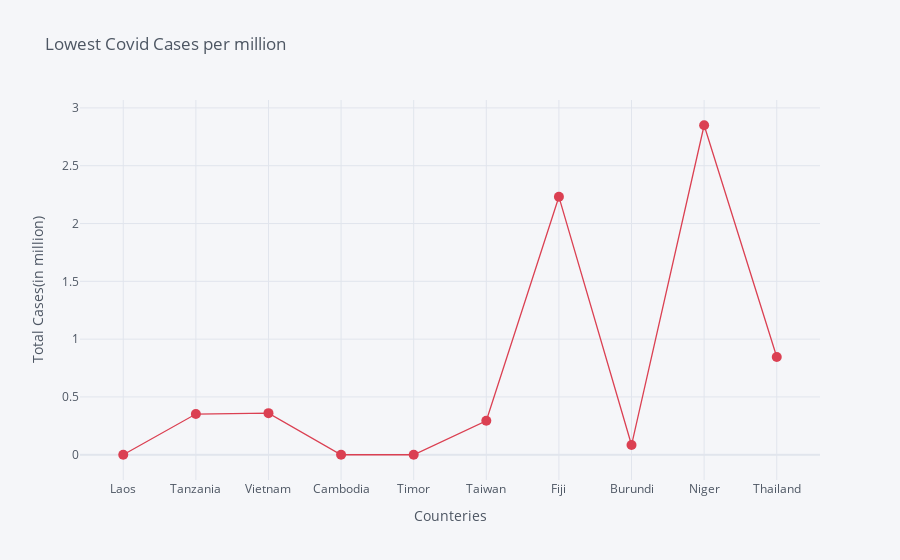

The cell this chart's notebook holds for it:
### Code cell
Top_10_counteries_lowest_total_cases.iplot(kind='scatter', x='location',y='total_deaths_per_million',mode ='markers+lines',title = 'Lowest Covid Cases per million',
         xTitle='Counteries',yTitle='Total Cases(in million)',colors='red',size=10)

### Figure 1 — Plotly figure (JSON) as saved in the notebook; plotly's stock layout.template omitted (floating-point values rounded to 4 significant figures)
{"data": [{"line": {"color": "rgba(219, 64, 82, 1.0)", "dash": "solid", "shape": "linear", "width": 1.3}, "marker": {"size": 10, "symbol": "circle"}, "mode": "markers+lines", "name": "total_deaths_per_million", "text": "", "type": "scatter", "x": ["Laos", "Tanzania", "Vietnam", "Cambodia", "Timor", "Taiwan", "Fiji", "Burundi", "Niger", "Thailand"], "y": [0, 0.352, 0.36, 0, 0, 0.294, 2.231, 0.084, 2.85, 0.845]}], "layout": {"legend": {"bgcolor": "#F5F6F9", "font": {"color": "#4D5663"}}, "paper_bgcolor": "#F5F6F9", "plot_bgcolor": "#F5F6F9", "title": {"font": {"color": "#4D5663"}, "text": "Lowest Covid Cases per million"}, "xaxis": {"gridcolor": "#E1E5ED", "showgrid": true, "tickfont": {"color": "#4D5663"}, "title": {"font": {"color": "#4D5663"}, "text": "Counteries"}, "zerolinecolor": "#E1E5ED"}, "yaxis": {"gridcolor": "#E1E5ED", "showgrid": true, "tickfont": {"color": "#4D5663"}, "title": {"font": {"color": "#4D5663"}, "text": "Total Cases(in million)"}, "zerolinecolor": "#E1E5ED"}}}
